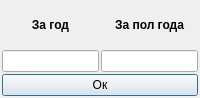
<?xml version="1.0" encoding="UTF-8"?>
<ui version="4.0">
 <class>Dialog</class>
 <widget class="QDialog" name="Dialog">
  <property name="geometry">
   <rect>
    <x>0</x>
    <y>0</y>
    <width>200</width>
    <height>98</height>
   </rect>
  </property>
  <property name="windowTitle">
   <string>Цена доплат</string>
  </property>
  <layout class="QGridLayout" name="gridLayout">
   <property name="leftMargin">
    <number>2</number>
   </property>
   <property name="topMargin">
    <number>2</number>
   </property>
   <property name="rightMargin">
    <number>2</number>
   </property>
   <property name="bottomMargin">
    <number>2</number>
   </property>
   <property name="spacing">
    <number>2</number>
   </property>
   <item row="1" column="1">
    <widget class="QLineEdit" name="le_many_year"/>
   </item>
   <item row="1" column="0">
    <widget class="QLineEdit" name="le_one_year"/>
   </item>
   <item row="0" column="1">
    <widget class="QLabel" name="label_2">
     <property name="font">
      <font>
       <weight>75</weight>
       <bold>true</bold>
      </font>
     </property>
     <property name="text">
      <string>За пол года</string>
     </property>
     <property name="alignment">
      <set>Qt::AlignCenter</set>
     </property>
    </widget>
   </item>
   <item row="0" column="0">
    <widget class="QLabel" name="label">
     <property name="font">
      <font>
       <weight>75</weight>
       <bold>true</bold>
      </font>
     </property>
     <property name="text">
      <string>За год</string>
     </property>
     <property name="alignment">
      <set>Qt::AlignCenter</set>
     </property>
    </widget>
   </item>
   <item row="2" column="0" colspan="2">
    <widget class="QPushButton" name="pushButton">
     <property name="text">
      <string>Ок</string>
     </property>
    </widget>
   </item>
  </layout>
 </widget>
 <resources/>
 <connections>
  <connection>
   <sender>pushButton</sender>
   <signal>clicked()</signal>
   <receiver>Dialog</receiver>
   <slot>ui_ok()</slot>
   <hints>
    <hint type="sourcelabel">
     <x>124</x>
     <y>88</y>
    </hint>
    <hint type="destinationlabel">
     <x>122</x>
     <y>127</y>
    </hint>
   </hints>
  </connection>
 </connections>
 <slots>
  <slot>ui_ok()</slot>
 </slots>
</ui>
